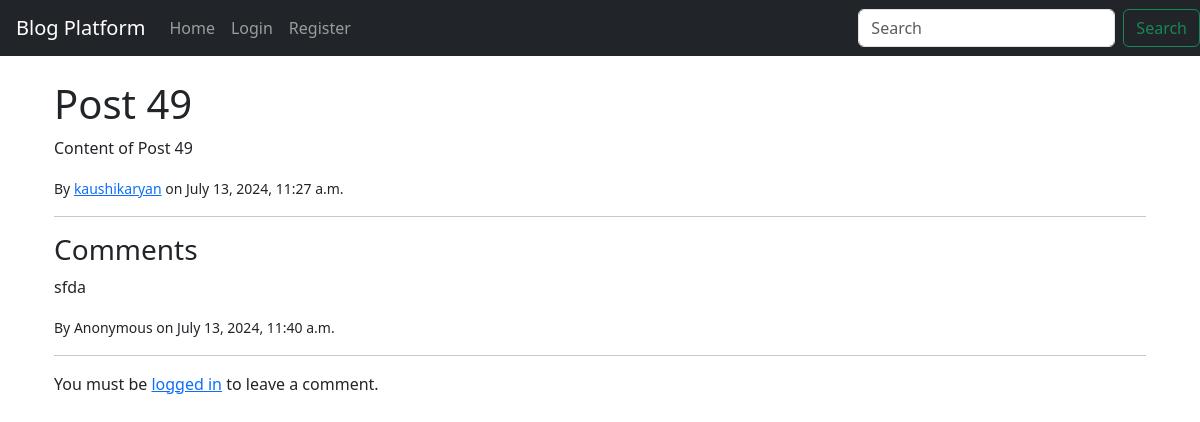
The page /post/post-49 on the database its author committed.
### blog/models.py (models this page shows, shortened)
class Post(models.Model) :
    title = models.CharField(max_length = 100 , null= False , blank = False)
    content = models.TextField(null = False , blank = False )
    author = models.ForeignKey(User , on_delete= models.CASCADE)
    published_date = models.DateTimeField(auto_now_add=True)
    slug = models.SlugField(unique=True, blank=True)

class Comment(models.Model) :
    user = models.ForeignKey(User , on_delete=models.CASCADE)
    post = models.ForeignKey(Post , on_delete=models.CASCADE)
    content = models.TextField(null = False , blank = False)
    created_date = models.DateTimeField(auto_now_add=True)

### blog/views.py (the view)
# urls.py: path("post/<str:slug>" , views.postdetail , name = "post_detail"),
def postdetail(request, slug):
    post = Post.objects.get(slug=slug)
    comments = Comment.objects.filter(post=post).order_by('-created_date')
    if request.method == 'POST':
        comment_form = CommentForm(request.POST)
        if comment_form.is_valid():
            comment = comment_form.save(commit=False)
            comment.post = post
            print(f"pk {request.user.pk}")
            comment.user = request.user
            comment.save()
            return redirect('post_detail', slug=post.slug)
    else:
        comment_form = CommentForm()
    return render(request, 'blog/postdetail.html', {'post': post, 'comments': comments, 'comment_form': comment_form})

### blog/forms.py
class CommentForm(forms.ModelForm):
    class Meta:
        model = Comment
        fields = ['content']
        widgets = {
           'content': forms.Textarea(attrs={'rows':1, 'cols':100}),
         }

### blog/templates/blog/postdetail.html (shortened to what this page needs)
{% extends 'blog/base.html' %}
{% block content %}
<div class="container mt-4">
    <h1>{{ post.title }}</h1>
    <p>{{ post.content }}</p>
    <small>
        By
        {% if post.author.username %}
            <a href="{% url 'profile' post.author.username %}">{{ post.author.username }}</a>
        {% else %}
            Anonymous
        {% endif %}
        on {{ post.published_date|date:"F j, Y, g:i a" }}
    </small>
    <hr>
    <h3>Comments</h3>
    {% for comment in comments %}
        <div class="comment mb-3">
            <p>{{ comment.content }}</p>
            <small>
                By
                {% if comment.author.username %}
                    <a href="{% url 'profile' comment.author.username %}">{{ comment.author.username }}</a>
                {% else %}
                    Anonymous
                {% endif %}
                on {{ comment.created_date|date:"F j, Y, g:i a" }}
            </small>
        </div>
    {% endfor %}
    <hr>
    {% if user.is_authenticated %}
    <h3>Leave a Comment</h3>
    <form method="post">
        {% csrf_token %}
        {{ comment_form.as_p }}
        <button type="submit" class="btn btn-primary">Submit</button>
    </form>
    {% else %}
    <p>You must be <a href="{% url 'login' %}">logged in</a> to leave a comment.</p>
    {% endif %}
</div>
{% endblock %}

### rows shown on the page
Post: title "Post 49", content "Content of Post 49", author.username "kaushikaryan", published_date "July 13, 2024, 11:27 a.m."
Comment: content "sfda", created_date "July 13, 2024, 11:40 a.m."
